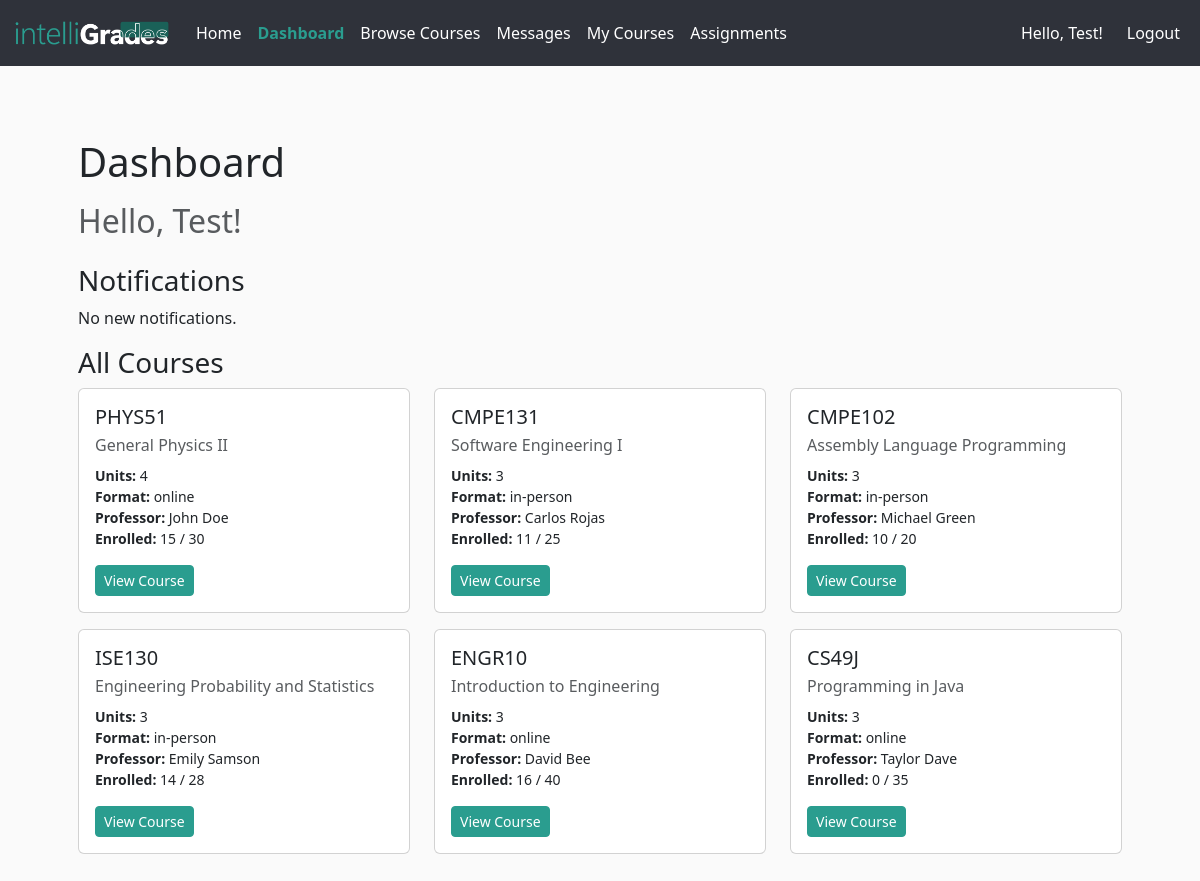
The app's page /dashboard (signed in) with its own data.
### app/models.py (models this page shows, shortened)
class Course(db.Model):
    __tablename__ = 'courses'
    id = db.Column(db.Integer, primary_key=True)
    code = db.Column(db.String(32), unique=True, nullable=False)
    title = db.Column(db.String(128), nullable=False)
    description = db.Column(db.Text)
    credits = db.Column(db.Integer, nullable=False)  # number of units/credits
    professor = db.Column(db.String(128), nullable=True)
    professor_id = db.Column(db.Integer, db.ForeignKey('users.id'), nullable=True)
    professor_user = db.relationship(
        'User',
        foreign_keys=[professor_id],
        backref='created_courses'
    )
    availability = db.Column(db.Boolean, default=True)
    format = db.Column(db.String(32), default='online')
    max_students = db.Column(db.Integer)
    created_at = db.Column(db.DateTime, default=datetime.utcnow)
    enrollments_rel = db.relationship(
        'Enrollment',
        backref='course',
        lazy='dynamic',
        cascade='all,delete-orphan'
    )
    assignments = db.relationship(
        'Assignment',
        back_populates='course',
        lazy='dynamic',
        cascade='all,delete-orphan'
    )
    announcements = db.relationship(
        'Announcement',
        back_populates='course',
        lazy='dynamic',
        cascade='all,delete-orphan'
    )
    def get_student_count(self):
        return self.enrollments_rel.count()

### app/main/routes.py (the view)
@main_bp.route("/dashboard")
@login_required
def dashboard():
    notifications = Notification.query.filter_by(
        user_id=current_user.id,
        is_read=False
    ).order_by(Notification.created_at.desc()).all()
    for n in notifications:
        n.is_read = True
    db.session.commit()
    if current_user.is_student:
        courses = current_user.get_enrolled_courses()
    elif current_user.is_professor:
        courses = current_user.created_courses  # from backref
    else:  # admin
        courses = Course.query.all()
    return render_template(
        "main/dashboard.html",
        notifications=notifications,
        courses=courses
    )

### app/__init__.py (called while the page is built)
@login_manager.user_loader
def load_user(user_id):
    return User.query.get(int(user_id))

### app/models.py (called while the page is built)
    @property
    def is_student(self):
        return self.role == self.ROLE_STUDENT

    @property
    def is_professor(self):
        return self.role == self.ROLE_PROFESSOR

    @property
    def is_admin(self):
        return self.role == self.ROLE_ADMIN

### app/main/templates/main/dashboard.html (shortened to what this page needs)
{% extends "base.html" %} {%block body%}
<div class="container mt-4">
  <h1 class="mb-3">Dashboard</h1>
  <h2 class="text-muted">
    {% set username = current_user.email.split('@')[0].capitalize()%} Hello, {{
    username }}!
  </h2>
  <h3 class="mt-4">Notifications</h3>
  {% if notifications %}
  <ul class="list-group mb-4">
    {% for n in notifications %}
    <li class="list-group-item">{{ n.message }}</li>
    {% endfor %}
  </ul>
  {% else %}
  <p>No new notifications.</p>
  {% endif %}
  {% if current_user.is_student %}
  <h3>Your Courses</h3>
  {% elif current_user.is_professor %}
  <h3>Courses You Teach</h3>
  {% else %}
  <h3>All Courses</h3>
  {% endif %} {% if courses and courses|length > 0 %}
  <div class="row">
    {% for course in courses %}
    <div class="col-md-4 mb-3">
      <div class="card h-100">
        <div class="card-body">
          <h5 class="card-title mb-1">{{ course.code }}</h5>
          <div class="text-muted mb-2">{{ course.title }}</div>
          <div class="small">
            <div><strong>Units:</strong> {{ course.credits }}</div>
            <div><strong>Format:</strong> {{ course.format }}</div>
            <div>
              <strong>Professor:</strong> {{ course.professor or "TBD" }}
            </div>
            <div>
              <strong>Enrolled:</strong> {{ course.get_student_count() }}{% if
              course.max_students %} / {{ course.max_students }}{% endif %}
            </div>
          </div>
          <a
            href="{{ url_for('courses.course_dashboard', course_id=course.id) }}"
            class="btn btn-sm btn-primary mt-3"
          >
            View Course
          </a>
        </div>
      </div>
    </div>
    {% endfor %}
  </div>
  {% endif %}
</div>
{% endblock %}

### app/templates/base.html (shortened to what this page needs)
<!DOCTYPE html>
<html lang="en">
  <head>
    <link
      href="https://cdn.jsdelivr.net/npm/bootstrap@5.3.8/dist/css/bootstrap.min.css"
      rel="stylesheet"
    />
    <link
      rel="stylesheet"
      href="{{ url_for('static', filename='styles.css') }}"
    />
    <link
      rel="stylesheet"
      href="https://cdn.jsdelivr.net/npm/bootstrap-icons@1.11.3/font/bootstrap-icons.css"
    />
  </head>
  <body>
    <nav class="navbar navbar-expand-lg">
      <div class="container-fluid">
        <a href="{{ url_for('main.index') }}">
          <img class="navbar-brand" src="{{ url_for('static',
          filename='images/med-logo.png')}}" height="50" width: auto;
          alt="IntelliGrades" />
        </a>
        <div class="collapse navbar-collapse">
          <ul class="navbar-nav me-auto">
            <li class="nav-item">
              <a
                class="nav-link {% if request.path == url_for('main.index') %}active fw-bold{% endif %}"
                href="{{ url_for('main.index') }}"
              >
                Home
              </a>
            </li>
            {% if current_user.is_authenticated %}
            <li class="nav-item">
              <a
                class="nav-link {% if request.path.startswith('/dashboard') %}active fw-bold{% endif %}"
                href="{{ url_for('main.dashboard') }}"
              >
                Dashboard
              </a>
            </li>
            <li class="nav-item">
              <a
                class="nav-link {% if request.path.startswith('/courses') and not request.path.startswith('/courses/my') and not request.path.startswith('/courses/created') %}active fw-bold{% endif %}"
                href="{{ url_for('courses.courses_list') }}"
              >
                Browse Courses
              </a>
            </li>
            <li class="nav-item">
              <a
                class="nav-link {% if request.path.startswith('/messages') %}active fw-bold{% endif %}"
                href="{{ url_for('main.messages') }}"
              >
                Messages
              </a>
            </li>
            {% if current_user.is_professor or current_user.is_admin %}
            <li class="nav-item">
              <a
                class="nav-link {% if request.path.startswith('/courses/created') %}active fw-bold{% endif %}"
                href="{{ url_for('courses.my_created_courses') }}"
              >
                My Courses
              </a>
            </li>
            {% endif %}
            {% if current_user.is_admin %}
            <li class="nav-item">
              <a
                class="nav-link {% if request.path.startswith('/assignments') %}active fw-bold{% endif %}"
                href="{{ url_for('assignments.index') }}"
              >
                Assignments
              </a>
            </li>
            {% endif %} {% endif %}
          </ul>
          <ul class="navbar-nav">
            {% if not current_user.is_authenticated %}
            <li class="nav-item">
              <a
                class="nav-link {% if request.path.startswith('/auth/login') %}active fw-bold{% endif %}"
                href="{{ url_for('auth.login') }}"
              >
                Login
              </a>
            </li>
            <li class="nav-item">
              <a
                class="nav-link {% if request.path.startswith('/auth/register') %}active fw-bold{% endif %}"
                href="{{ url_for('auth.register') }}"
              >
                Register
              </a>
            </li>
            {% else %}
            <li class="nav-item ms-auto d-flex align-items-center">
              <span class="navbar-text me-3">
                {% set username = current_user.email.split('@')[0].capitalize()
                %} Hello, {{ username }}!
              </span>
              <a class="nav-link" href="{{ url_for('auth.logout') }}">
                Logout
              </a>
            </li>
            {% endif %}
          </ul>
        </div>
      </div>
    </nav>
    <div class="container p-4">
      <div class="container py-2">{% block body %}{% endblock %}</div>
    </div>
  </body>
</html>

### app/static/styles.css (style rules this page uses)
.navbar { background-color: #2f323a; }
.navbar *, .navbar .nav-link.fw-bold { color: white; }
body, #whatifTable thead tr, #whatifTable td, #whatifTable th { background-color: #fafafa; }
.btn-primary, .list-group-item.active { background-color: #2a9d8f; border-color: #2a9d8f; }
.navbar .nav-link.active { color: #2a9d8f !important; font-weight: 600; }

### records on screen
Course: code "PHYS51", title "General Physics II", credits "4", format "online", professor "John Doe", get_student_count "15", max_students "30"
Course: code "CMPE131", title "Software Engineering I", credits "3", format "in-person", professor "Carlos Rojas", get_student_count "11", max_students "25"
Course: code "CMPE102", title "Assembly Language Programming", credits "3", format "in-person", professor "Michael Green", get_student_count "10", max_students "20"
Course: code "ISE130", title "Engineering Probability and Statistics", credits "3", format "in-person", professor "Emily Samson", get_student_count "14", max_students "28"
Course: code "ENGR10", title "Introduction to Engineering", credits "3", format "online", professor "David Bee", get_student_count "16", max_students "40"
Course: code "CS49J", title "Programming in Java", credits "3", format "online", professor "Taylor Dave", get_student_count "0", max_students "35"

### other values on screen
{{ username }} "Test"
